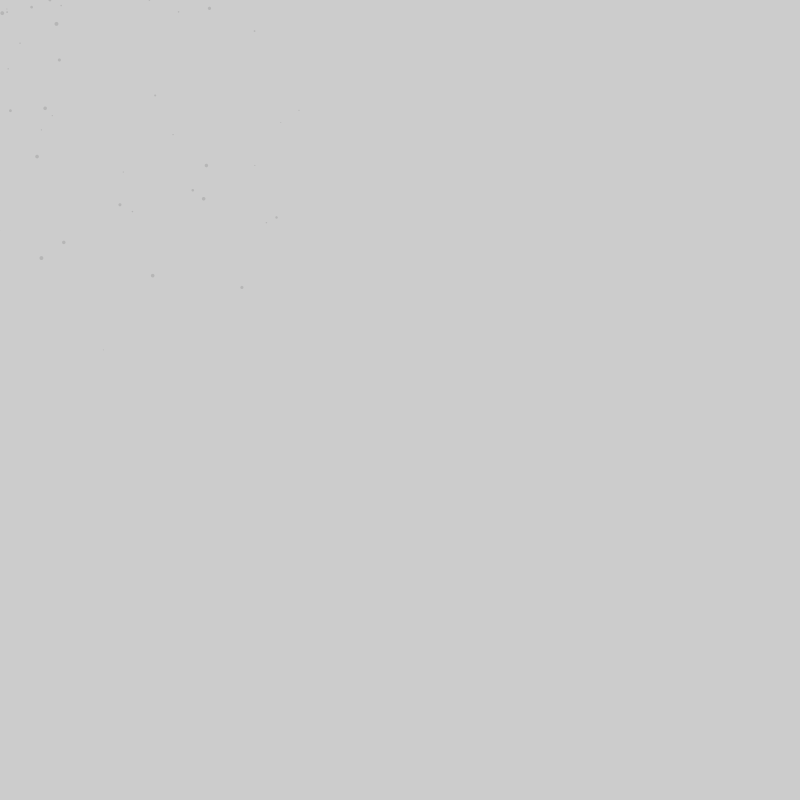
Frame 1 (no input)
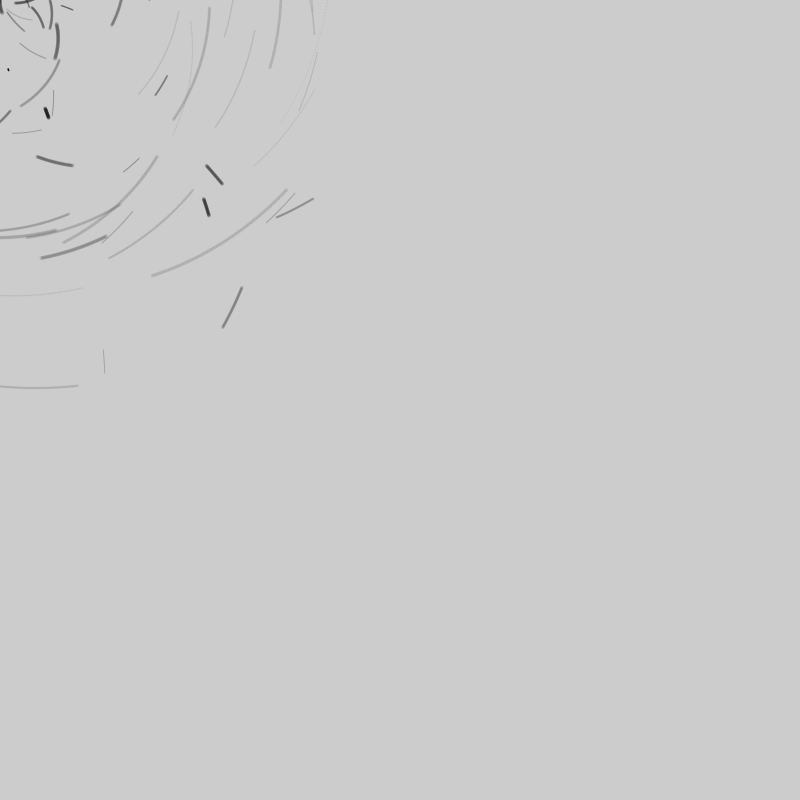
Frame 60 (the mouse pressed at the canvas centre just before this capture)
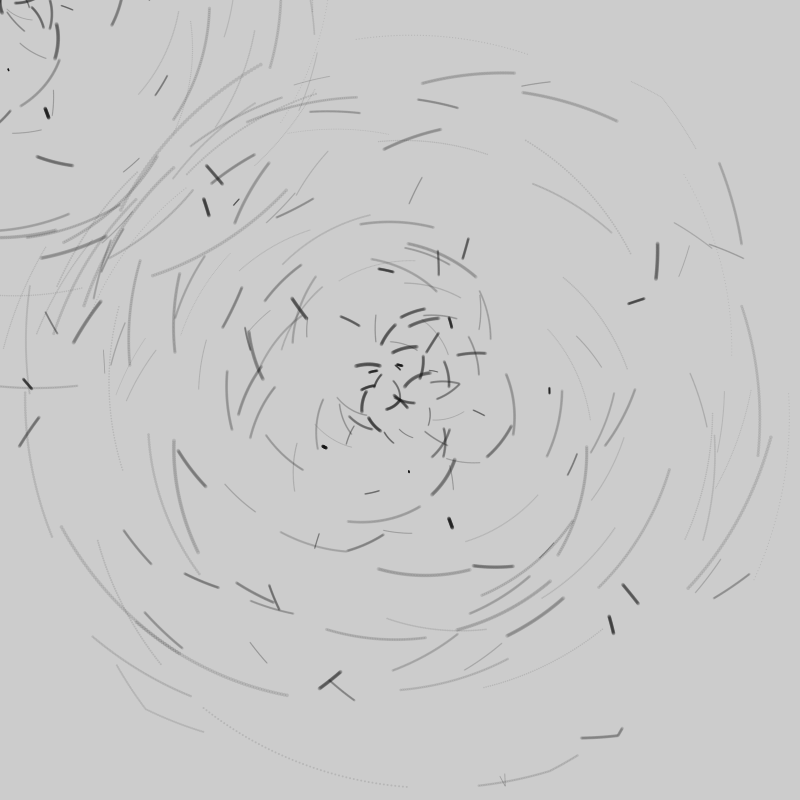
Frame 120 (the mouse held since frame 60 and released just before this capture)

The Processing sketch that drew these frames (run headless with seeded random() and noise(); from frame 60 on, the mouse is pressed at the canvas centre):

// Processing sketch: processing_173833
// ── processing_173833.pde

// Trazos radiales" 2014 / Jaime Rodriguez

Orbit one[];
int cantidad = 200;

void setup() {
  size(800, 800);
  smooth();
  inicio();
}

void draw() {
  noStroke();
  noCursor();
  fill(255, 20);

  for ( int i = 0; i < cantidad; i++) {
    if (i != 0) {
      one[i].update(mouseX, mouseY);
      one[i].display();
    }
  }
}

void inicio() {
  one = new Orbit[ cantidad ];
  for (int i = 0; i < cantidad; i++) { 
    one[i] = new Orbit(i);
  }
}


class Orbit {

  /////atributos

  int locx;
  int locy;
  float radio;

  float t;
  float c;
  float x;
  float y;

  boolean limit;
  float vel_radial;
  float vel_ang;
  float pos_radial;

  float minimo;
  float maximo;

  float id;

  /////constructor

  Orbit(int _id) {

    locx = width/2;
    locy = height/2; 

    limit = true;
    vel_ang = random(-0.01, 0.01);
    vel_radial = random(-0.5, 0.5);
    pos_radial = random(-PI, PI);
    minimo = 3;
    maximo=400;
    radio = random(minimo, maximo);

    id = _id;

    c = 20;
    t = random(1, 4);
  }

  /////metodos
  void update(int locx, int locy) {
    pos_radial +=vel_ang;

    if (limit) {
      radio +=vel_radial;
    } else {
      radio -=vel_radial;
    }

    if (radio > maximo) {
      limit = false;
    }
    if (radio < minimo) {
      limit = true;
    }

    x =  locx+(radio * sin(pos_radial));
    y =  locy+(radio * cos(pos_radial));
  }

  void display() {
    noStroke();
    fill(c, 30);

    ellipse(x, y, t, t);
    noStroke();
  }
}
